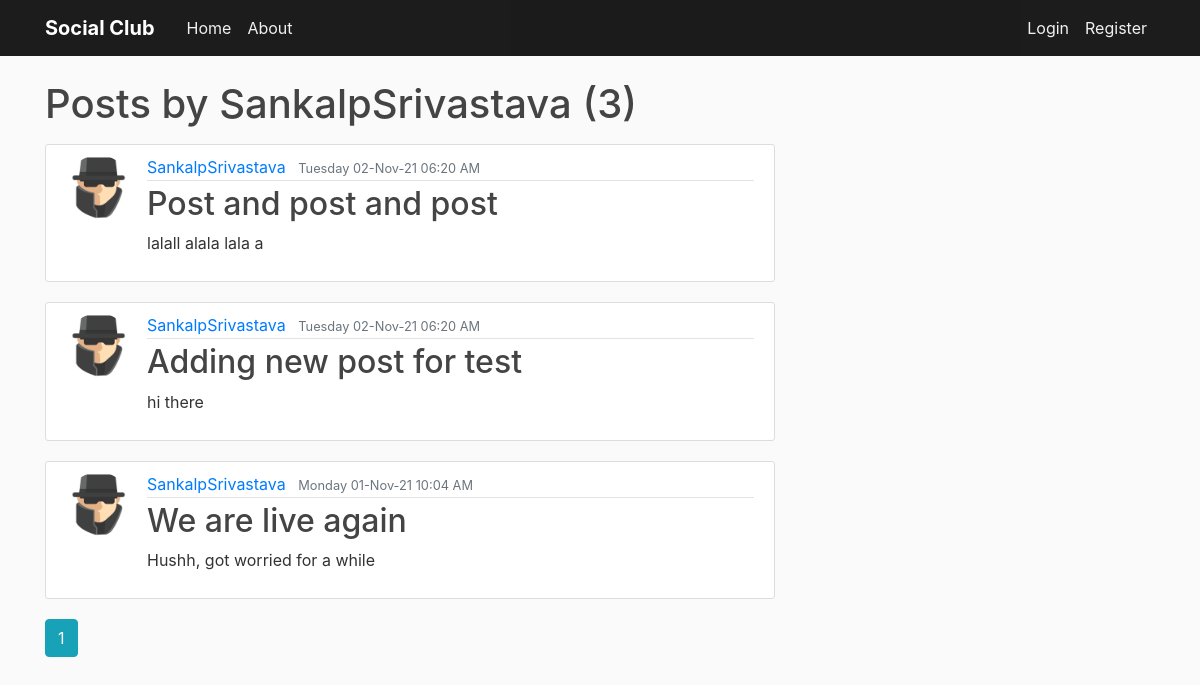
The app's page /user/SankalpSrivastava, older data.
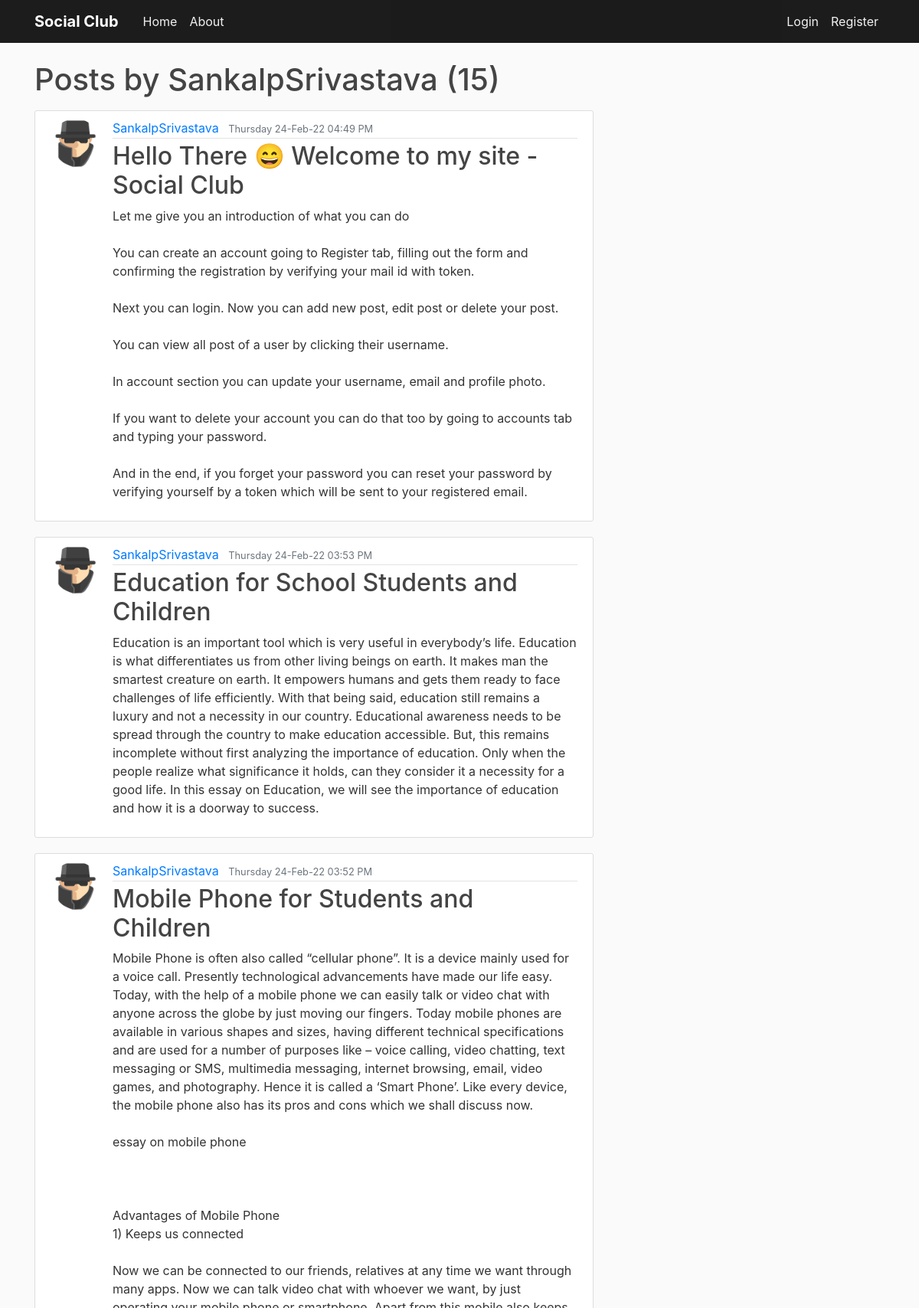
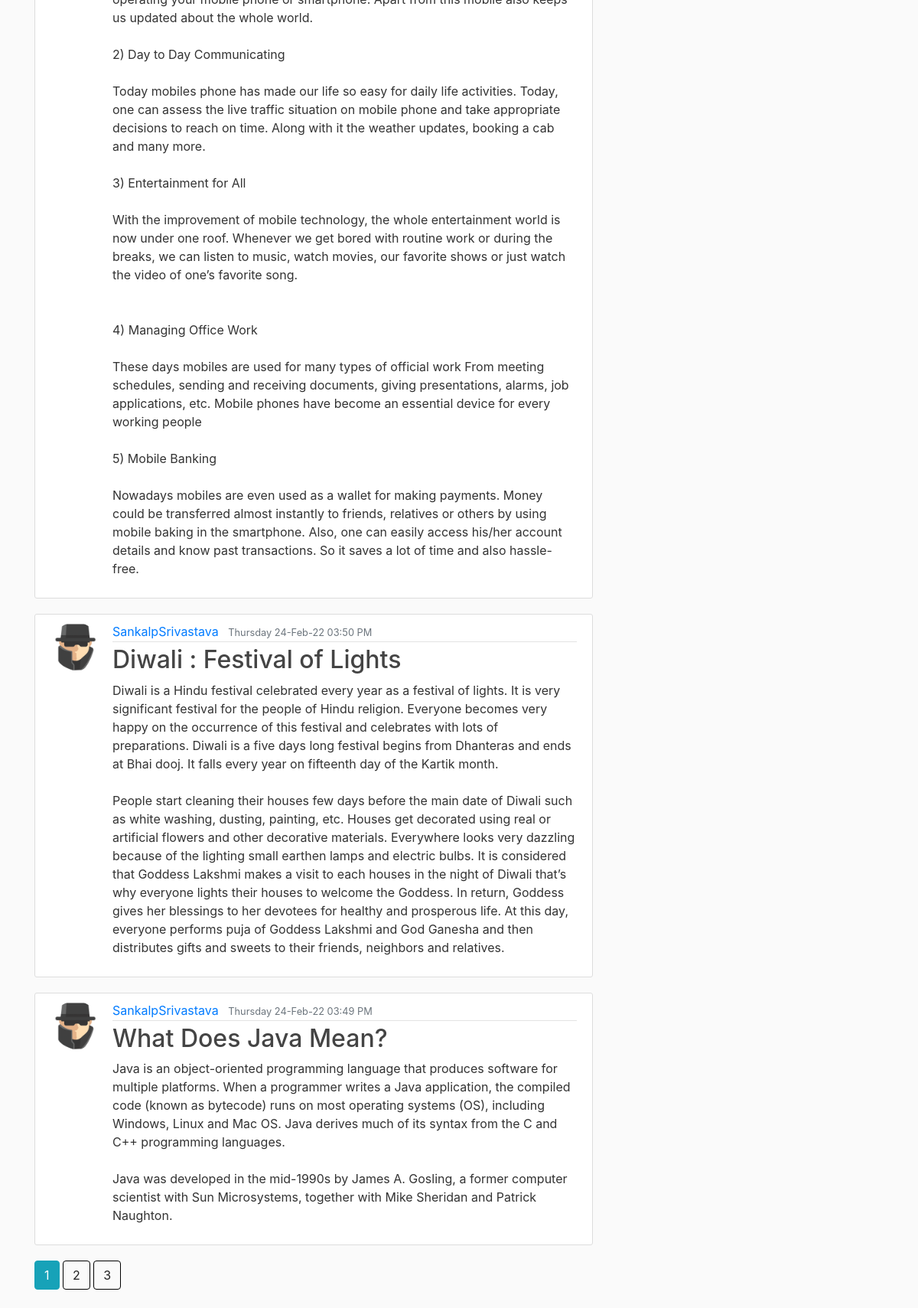
The same page, newer data (2 pictures, top to bottom).
### flaskblog/models.py (models this page shows, shortened)
class Post(db.Model):
    id = db.Column(db.Integer, primary_key=True)
    title = db.Column(db.String(100), nullable=False)
    date_posted = db.Column(db.DateTime, nullable=False,
                            default=datetime.utcnow)
    content = db.Column(db.Text, nullable=False)
    user_id = db.Column(db.Integer, db.ForeignKey('user.id'), nullable=False)
    post_edited = db.Column(db.Boolean,unique=False, default=False)

class User(db.Model,UserMixin):
    id = db.Column(db.Integer, primary_key=True)
    username = db.Column(db.String(20), unique=True, nullable=False)
    email = db.Column(db.String(120), unique=True, nullable=False)
    image_file = db.Column(db.String(20), nullable=False,
                           default='default.jpg')
    password = db.Column(db.String(60), nullable=False)
    date_of_join = db.Column(db.DateTime,default=datetime.utcnow())
    posts = db.relationship('Post', backref='author', lazy=True)

### flaskblog/users/routes.py (the view)
@users.route("/user/<string:username>")
def user_posts(username):
    page = request.args.get('page',1,type=int)
    user =User.query.filter_by(username=username).first_or_404()
    posts = Post.query.filter_by(author=user).order_by(Post.date_posted.desc())\
        .paginate(page = page ,per_page=5)
    return render_template('user_post.html', posts=posts,timezone=timezone,user=user)

### flaskblog/templates/user_post.html
{% extends "layout.html" %}
{% block content %}
<h1 class="mb-3">Posts by {{user.username}} ({{posts.total}})</h1>
{% for post in posts.items%}
<article class="media content-section">
    <image class ="rounded-circle article-img" src ="{{url_for('static',filename='profile_pics/'+post.author.image_file)}}"></image>
    <div class="media-body">
        <div class="article-metadata">
            <a class="mr-2" href="{{url_for('users.user_posts',username=post.author.username)}}">{{ post.author.username }}</a>
            <small class="text-muted">{{ post.date_posted.replace(tzinfo=timezone.utc).astimezone(tz=None).strftime('%A %d-%b-%y %I:%M %p') }}</small>
        </div>
        <h2><a class="article-title" href="{{url_for('posts.post',post_id=post.id)}}">{{ post.title }}</a></h2>
        <p class="article-content">{{ post.content }}</p>
    </div>
</article>
{% endfor %}
{% for page_num in posts.iter_pages(left_edge=1, right_edge=1, left_current=1, right_current=2) %}
  {% if page_num %}
    {% if posts.page == page_num %}
      <a class="btn btn-info mb-4" href="{{ url_for('users.user_posts',username=user.username, page=page_num) }}">{{ page_num }}</a>
    {% else %}
      <a class="btn btn-outline-info mb-4" href="{{ url_for('users.user_posts',username=user.username, page=page_num) }}">{{ page_num }}</a>
    {% endif %}
  {% else %}
    ...
  {% endif %}
{% endfor %}
{% endblock content %}

Row changes from the older to the newer data that the page shows:
removed Post: image_file (placeholder picture), author.username "SankalpSrivastava", date_posted.replace "Tuesday 02-Nov-21 06:20 AM", title "Post and post and post", content "lalall alala lala a"
no longer on this page (row unchanged): Post: image_file (placeholder picture), author.username "SankalpSrivastava", date_posted.replace "Tuesday 02-Nov-21 06:20 AM", title "Adding new post for test", content "hi there"
no longer on this page (row unchanged): Post: image_file (placeholder picture), author.username "SankalpSrivastava", date_posted.replace "Monday 01-Nov-21 10:04 AM", title "We are live again", content "Hushh, got worried for a while"
added Post: image_file (placeholder picture), author.username "SankalpSrivastava", date_posted.replace "Thursday 24-Feb-22 04:49 PM", title "Hello There 😄 Welcome to my site - Social Club", content "Let me give you an introduction of what you can do You can create an account going to Register tab, filling out the form and confirming the registration by verifying your mail id with token. Next you can login. Now you can add new post, edit post or delete your post. You can view all post of a user by clicking their username. In account section you can update your username, email and profile photo. If you want to delete your account you can do that too by going to accounts tab and typing your password. And in the end, if you forget your password you can reset your password by verifying yourself by a token which will be sent to your registered email."
added Post: image_file (placeholder picture), author.username "SankalpSrivastava", date_posted.replace "Thursday 24-Feb-22 03:53 PM", title "Education for School Students and Children", content "Education is an important tool which is very useful in everybody’s life. Education is what differentiates us from other living beings on earth. It makes man the smartest creature on earth. It empowers humans and gets them ready to face challenges of life efficiently. With that being said, education still remains a luxury and not a necessity in our country. Educational awareness needs to be spread through the country to make education accessible. But, this remains incomplete without first analyzing the importance of education. Only when the people realize what significance it holds, can they consider it a necessity for a good life. In this essay on Education, we will see the importance of…"
added Post: image_file (placeholder picture), author.username "SankalpSrivastava", date_posted.replace "Thursday 24-Feb-22 03:52 PM", title "Mobile Phone for Students and Children", content "Mobile Phone is often also called “cellular phone”. It is a device mainly used for a voice call. Presently technological advancements have made our life easy. Today, with the help of a mobile phone we can easily talk or video chat with anyone across the globe by just moving our fingers. Today mobile phones are available in various shapes and sizes, having different technical specifications and are used for a number of purposes like – voice calling, video chatting, text messaging or SMS, multimedia messaging, internet browsing, email, video games, and photography. Hence it is called a ‘Smart Phone’. Like every device, the mobile phone also has its pros and cons which we shall discuss now.…"
added Post: image_file (placeholder picture), author.username "SankalpSrivastava", date_posted.replace "Thursday 24-Feb-22 03:50 PM", title "Diwali : Festival of Lights", content "Diwali is a Hindu festival celebrated every year as a festival of lights. It is very significant festival for the people of Hindu religion. Everyone becomes very happy on the occurrence of this festival and celebrates with lots of preparations. Diwali is a five days long festival begins from Dhanteras and ends at Bhai dooj. It falls every year on fifteenth day of the Kartik month. People start cleaning their houses few days before the main date of Diwali such as white washing, dusting, painting, etc. Houses get decorated using real or artificial flowers and other decorative materials. Everywhere looks very dazzling because of the lighting small earthen lamps and electric bulbs. It is…"
added Post: image_file (placeholder picture), author.username "SankalpSrivastava", date_posted.replace "Thursday 24-Feb-22 03:49 PM", title "What Does Java Mean?", content "Java is an object-oriented programming language that produces software for multiple platforms. When a programmer writes a Java application, the compiled code (known as bytecode) runs on most operating systems (OS), including Windows, Linux and Mac OS. Java derives much of its syntax from the C and C++ programming languages. Java was developed in the mid-1990s by James A. Gosling, a former computer scientist with Sun Microsystems, together with Mike Sheridan and Patrick Naughton."
Text that changed along with them:
{{ posts.total }}: "3" → "15"
new list line: "2"
new list line: "3"
